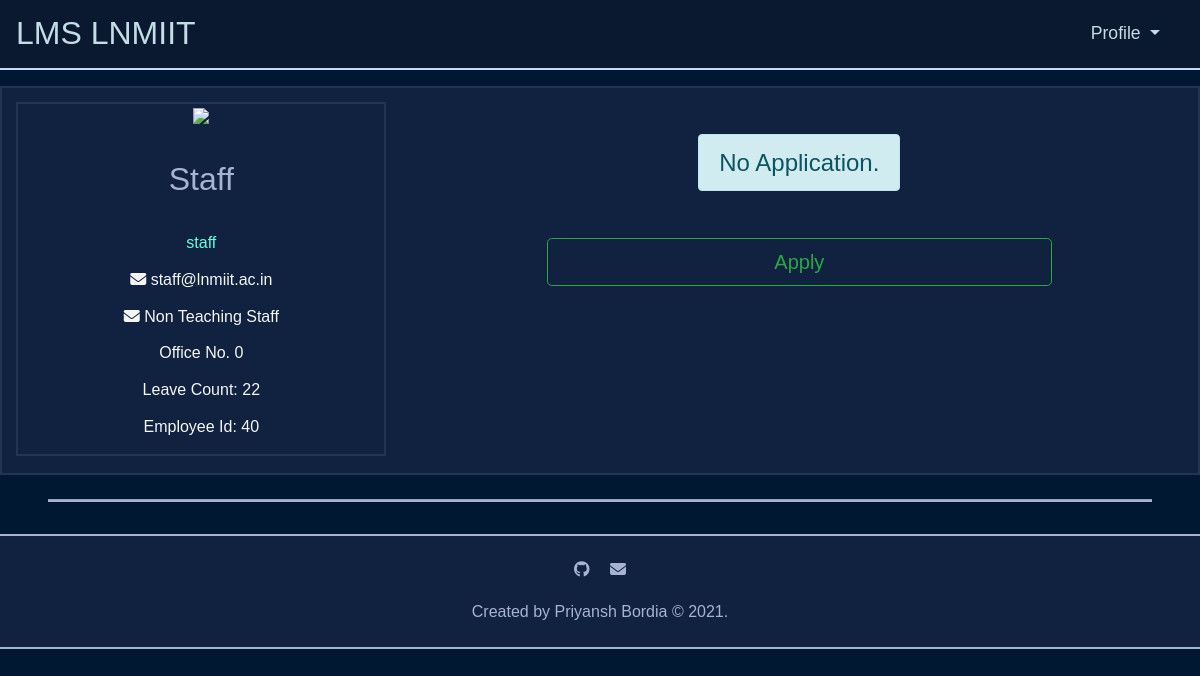
Page /person/ (signed in) on the committed database.
### leave/models.py (models this page shows, shortened)
class Person(models.Model):
	DIRECTOR = 'DR'
	DEAN_OF_ACADEMIC_AFFAIRS = 'DOAA'
	DEAN_OF_FACULTY_AFFAIRS = 'DOFA'
	DEAN_OF_STUDENT_AFFAIRS = 'DOSA'
	HEAD_OF_DEPARTMENT = 'HOD'
	FACULTY = 'F'
	VISITING_FACULTY = 'VF'
	REGISTRAR = 'RG'
	HEAD_OF_STAFF = 'HOS'
	STAFF = 'S'
	COMPUTER_SCIENCE_AND_ENGINEERING = 'CSE'
	ELECTRONICS_AND_COMMUNICATION_ENGINEERING = 'ECE'
	MECHANICAL_AND_MECHATRONICS_ENGINEERING = 'ME'
	HUMANITIES_AND_SOCIAL_SCIENCES = 'HSS'
	MATHEMATICS = 'MH'
	PHYSICS = 'PH'
	NON_TEACHING_STAFF = 'NTS'
	PERSON_ROLES = (
		('DR', 'Director'),
		('DOAA', 'Dean of Academic Affairs'),
		('DOFA', 'Dean of Faculty Affairs'),
		('DOSA', 'Dean of Student Affairs'),
		('HOD', 'Head of Department'),
		('F', 'Faculty'),
		('VF', 'Visiting Faculty'),
		('RG', 'Registrar'),
		('HOS', 'Head of Staff'),
		('S', 'Staff'),
	)
	DEPARTMENT = (
		('CSE', 'Computer Science and Engineering'),
		('ECE', 'Electronics and Communication Engineering'),
		('ME', 'Mechanical and Mechatronics Engineering'),
		('HSS', 'Humanities and Social Sciences'),
		('MH', 'Mathematics'),
		('PH', 'Physics'),
		('NTS', 'Non Teaching Staff'),
	)
	user = models.OneToOneField(User, on_delete=models.CASCADE, related_name='person')
	faculty_id = models.CharField(max_length=10, blank=False, null=False, unique=True, default='0')
	leave_count = models.IntegerField(validators=[MinValueValidator(0)], blank=False, null=False, default=22)
	department = models.CharField(max_length=3, choices=DEPARTMENT, blank=False, null=False, default='CSE')
	first_name = models.CharField(max_length=50, validators=[MinLengthValidator(1)], blank=False, null=False)
	last_name = models.CharField(max_length=50, blank=True, null=False)
	email = models.EmailField(blank=False, null=False, unique=True)
	office_no = models.IntegerField(blank=False, null=False, default='0000')
	role = models.CharField(max_length=5, choices=PERSON_ROLES, default='F')
	updated_at = models.DateTimeField(auto_now=True)
	created_at = models.DateTimeField(auto_now_add=True)
	class Meta:
		ordering = ['id']
		verbose_name = 'Person'
		verbose_name_plural = 'Persons'

### leave/views.py (the view)
# urls.py: path('person/', views.person, name='person'),
@login_required
@require_http_methods(["GET"])
def person(request):
	try:
		person = Person.objects.get(user_id=request.user.id)
		applications = Application.objects.filter(person=person)
		return render(request, 'leave/person.html', context={'person': person, 'applications': applications})
	except Person.DoesNotExist:
		return render(request, 'leave/error.html', context={})

### leave/templates/leave/person.html (shortened to what this page needs)
{% extends "leave/base.html" %}
{% block head %}
	{% load static %}
	{% load bootstrap4 %}
	{% load fontawesome_5 %}
	{% load humanizelib %}
{% endblock %}
{% block body %}
	<div class="person">
		<div class="row">
			<div class="col-md-4">
				<div class="person__grid">
					<img src="https://img.icons8.com/bubbles/200/000000/iphone-spinner.png" />
					<p class="person__grid__name">{{ person.first_name }} {{ person.last_name }}</p>
					<p class="person__grid__username">{{ request.user.username }} </p>
					<p class="person__grid__email"><i class="fas fa-envelope"></i> {{ person.email }} </p>
					<span>
						<p class="person__grid__department"><i class="fas fa-envelope"></i> {{ person.get_department_display }} </p>
						<p class="person__grid__office_no">Office No.</i> {{ person.office_no }} </p>
					</span>
					<p class="person__grid__leave_count">Leave Count: </i> {{ person.leave_count }}</p>
					<p class="person__grid__faculty_id">Employee Id: </i> {{ person.faculty_id }} </p>
				</div>
			</div>
			<div class="col-md-8">
				{% if applications|length > 0 %}
					<div class="person__grid__application">
						<table class="center">
							<thead>
								<tr>
									<th>UAID</th>
									<th>Start Date</th>
									<th>End Date</th>
									<th>Status</th>
									<th>Details</th>
								<tr>
							</thead>
							<tbody>
								{% for application in applications %}
									<tr>
										<td>{{ application.id }}</td>
										<td>{{ application.start_date }}</td>
										<td>{{ application.end_date }}</td>
										<td>{{ application.get_status_display }}</td>
										<td><a class="form-control form-control-lg btn btn-outline-info btn-lg " href="{% url 'application' application.id %}" role="button">Show</a></td>
									</tr>
								{% endfor %}
							</tbody>
						</table>
					</div>
				{% else %}
					<div class="row">
						<div class="alert alert-info" role="alert">No Application.</div>
					</div>
					<div class="row">
						<div class="col-md-2"></div>
						<div class="col-md-8">
							<a class="form-control form-control-lg btn btn-outline-success btn-lg " href="{% url 'newApplication' %}" role="button">Apply</a>
						</div>
						<div class="col-md-2"></div>
					</div>
				{% endif %}
			</div>
		</div>
	</div>
{% endblock %}

### leave/static/leave/css/style.css (style rules this page uses)
html { font-size: 100%; -webkit-box-sizing: border-box; box-sizing: border-box; }
*, *::before, *::after { -webkit-box-sizing: inherit; box-sizing: inherit; }
html, body { width: 100%; height: 100%; }
body { margin: 0; padding: 0; font-size: 1.125rem; font-weight: 300; font-family: Verdana, Arial, Helvetica, sans-serif; line-height: 1.3; color: whitesmoke; background-color: #001831; text-align: center; -webkit-box-align: center; -ms-flex-align: center; align-items: center; -webkit-box-pack: center; -ms-flex-pack: center; justify-content: center; overflow-x: hidden; scroll-behavior: smooth; }
a { color: #a8b2d1; text-decoration: none !important; }
a, i, .has-hover { -webkit-transition-duration: 0.4s; transition-duration: 0.4s; }
.alert { margin: 2rem auto 2rem auto; font-size: 1.5rem; text-align: center; -webkit-box-align: center; -ms-flex-align: center; align-items: center; -webkit-box-pack: center; -ms-flex-pack: center; justify-content: center; }
.row { margin: .2rem auto .4rem auto; }
.col-md-12, .col-md-10, .col-md-9, .col-md-8, .col-md-6, .col-md-5, .col-md-4, .col-md-3, .col-md-2 { padding: 0.5rem 0.5rem 0.5rem .5rem; }
.person { margin: 1rem auto 1rem auto; border: 0.125rem solid #233554; background-color: #112240; }
.person__grid { margin: .2rem .4rem .2rem .4rem; padding: .2rem auto .2rem auto; border: 0.125rem solid #233554; }
.person__grid__name { margin: 1rem auto 1rem auto; padding: 1rem 1rem 1rem 1rem; font-size: 2rem; color: #a8b2d1; }
.person__grid__username { font-size: 1rem; font-weight: 300; color: #64ffda; }
.person__grid__email, .person__grid__office_no, .person__grid__department, .person__grid__leave_count, .person__grid__faculty_id { font-size: 1rem; }

### rows in the picture
Person: first_name "Staff", email "staff@lnmiit.ac.in", department "Non Teaching Staff", office_no "0", leave_count "22", faculty_id "40"

### other values in the picture
{{ request.user.username }} "staff"
